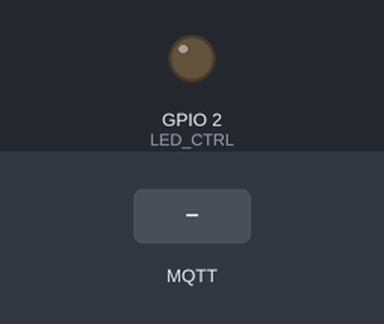
A sketch run on a simulated ESP8266 (NodeMCU). Shown: output pins drawn as LEDs (lit = HIGH). Dashed ring = blinking. The test bench sets the inputs (shaded band). WiFi joins after 1.5 s; servers stay silent unless stated; no MQTT or app messages arrive unless stated; what the sketch prints to the serial monitor is not drawn.

Above: at 2.7 s.
2.8 s: MQTT message "1" arrives on the first subscribed topic
At 3.1 s:
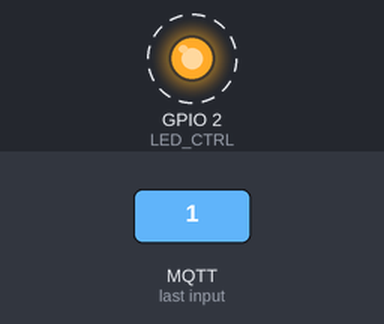
5.8 s: MQTT message "90" arrives on the first subscribed topic
At 6.9 s:
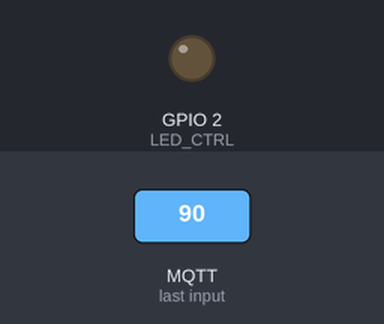
7.3 s: MQTT message "5" arrives on the first subscribed topic
At 9.1 s:
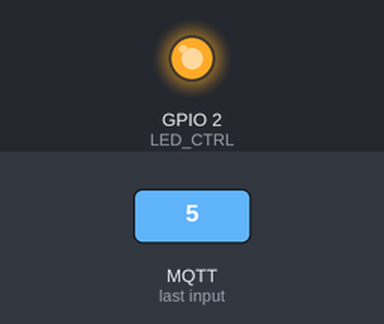
10.3 s: MQTT message "200" arrives on the first subscribed topic
At 11.2 s:
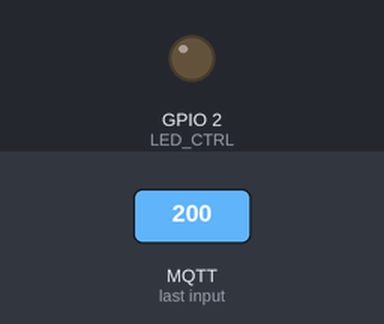
Timing chart, 0 to 12.8 s (numbered marks = the images above; inputs shaded):
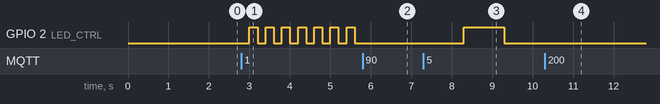

The sketch:

BlinkeStjerneMqttInternLEDEgenCommand.ino
```cpp
#include <ESP8266WiFi.h>
#include <PubSubClient.h>
#include <SimpleTimer.h>

// Your WiFi credentials.
// Set password to "" for open networks.
char ssid[] = "<SID>";
char pass[] = "<PASS>";

WiFiClient espClient;
PubSubClient mqttClient(espClient);

char mqtt_server[] = "35.246.193.189";
char my_name[] = "blinke_stjerne2";
char topic_subscribe[] = "xmas/command/blinke_stjerne2";
char topic_publish[] = "xmas/status";

SimpleTimer timer;
int timerId;

int LED_CTRL = LED_BUILTIN;
boolean ledActive = false;

void setup()
{
  Serial.begin(9600);
  pinMode(LED_BUILTIN, OUTPUT);
  pinMode(LED_CTRL, OUTPUT);
  digitalWrite(LED_BUILTIN, LOW);

  wifiConnect();
  mqtt();
  setLedActive(true);
}

void loop()
{
  mqtt();
  timer.run();
}

char message_buff[100];
void mqttCallback(char* topic, byte* payload, unsigned int length) {
  int i = 0;
  for (i = 0; i < length && i < 99; i++) {
    message_buff[i] = payload[i];
  }
  message_buff[i] = '\0';
  String msg = String(message_buff);
    int verdi = msg.toInt();
    timer.deleteTimer(timerId);
    if (verdi >= 10) {
      Serial.println(String(my_name) + ": on");
      setLedActive(true);
    } else if (verdi <= 0) {
      Serial.println(String(my_name) + ": off");
      setLedActive(false);
    } else {
      Serial.println(String(my_name) + ": blink every " + String(200L * verdi) + "ms");
      timerId = timer.setInterval(200L * verdi, ledBlink);
    }
}

void ledBlink()
{
  setLedActive(!ledActive);
}

void setLedActive(boolean active) {
  if (ledActive != active) {
    ledActive = active;
    if (ledActive) {
      digitalWrite(LED_CTRL, LOW);
    } else {
      digitalWrite(LED_CTRL, HIGH);
    }
    publiser(ledActive);
  }
}

void publiser(boolean ledActive) {
  int status = ledActive ? 10 : 0;
  mqttClient.publish(topic_publish, ("{\"" + String(my_name) + "\":" + String(status) + "}").c_str(), true);
}

void wifiConnect() {
  Serial.print("Connecting to Wifi ssid: " + String(ssid));
  WiFi.begin(ssid, pass);
  while (WiFi.status() != WL_CONNECTED) {
    delay(500);
    Serial.print(".");
  }
  Serial.print(" Connected, ip: ");
  Serial.println(WiFi.localIP());
}

int mqttTimerId;
void mqtt() {
  while (!mqttClient.connected()) {
    Serial.print("Attempting MQTT connection to " + String(mqtt_server) + "...");
    mqttClient.setServer(mqtt_server, 1883);
    mqttClient.setCallback(mqttCallback);
    if (mqttClient.connect(my_name)) {
      mqttClient.subscribe(topic_subscribe);
      Serial.println(" Connected! Subscribes on topic " + String(topic_subscribe));
    } else {
      Serial.print("failed, rc=");
      Serial.println(mqttClient.state());
      delay(1000);
    }
  }
  mqttClient.loop();
}
```

Measured:
- after the input at 2.8 s, GPIO 2 (LED_CTRL): alternates HIGH for 0.20 s and LOW for 0.20 s, starting after 0.20 s
- after the input at 5.8 s, GPIO 2 (LED_CTRL): stops changing and stays LOW
- after the input at 7.3 s, GPIO 2 (LED_CTRL): LOW → HIGH after 1.0 s, → LOW 1.0 s later
- after the input at 10.3 s, GPIO 2 (LED_CTRL): stays LOW (without the input it goes to HIGH after 0.00 s)
